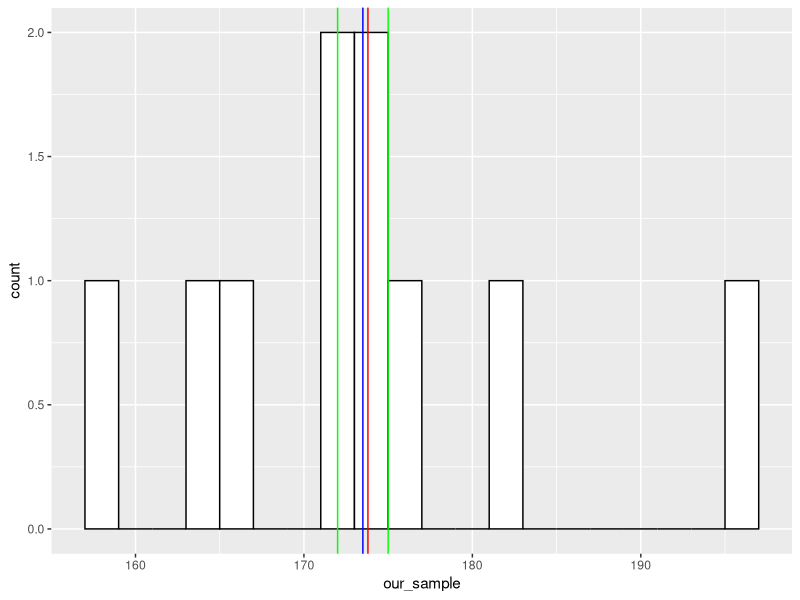
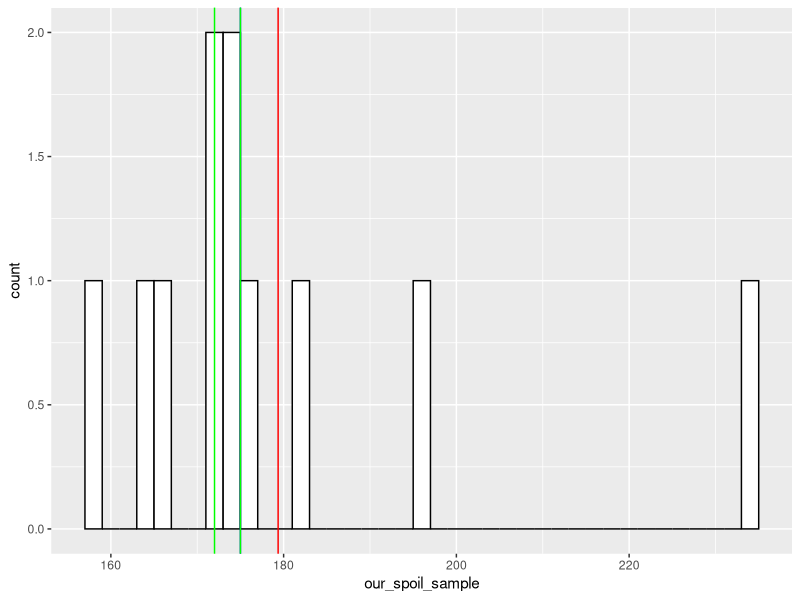
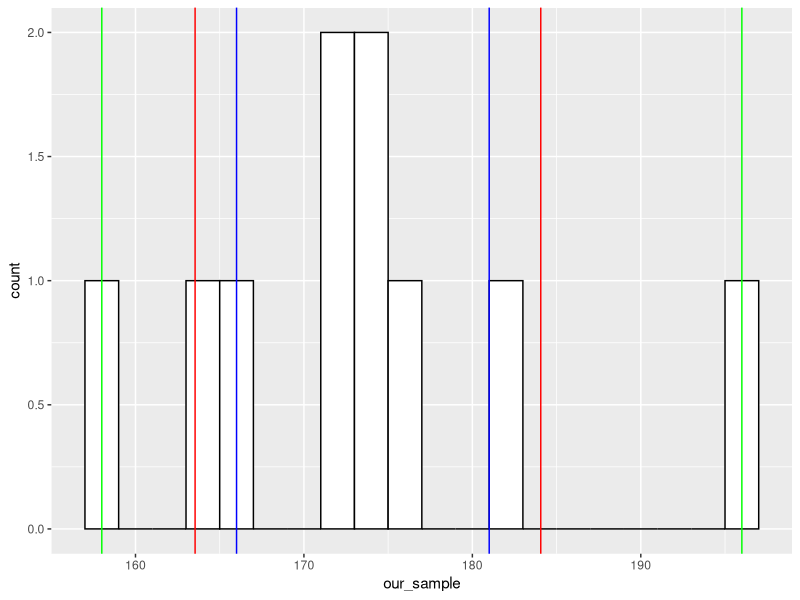
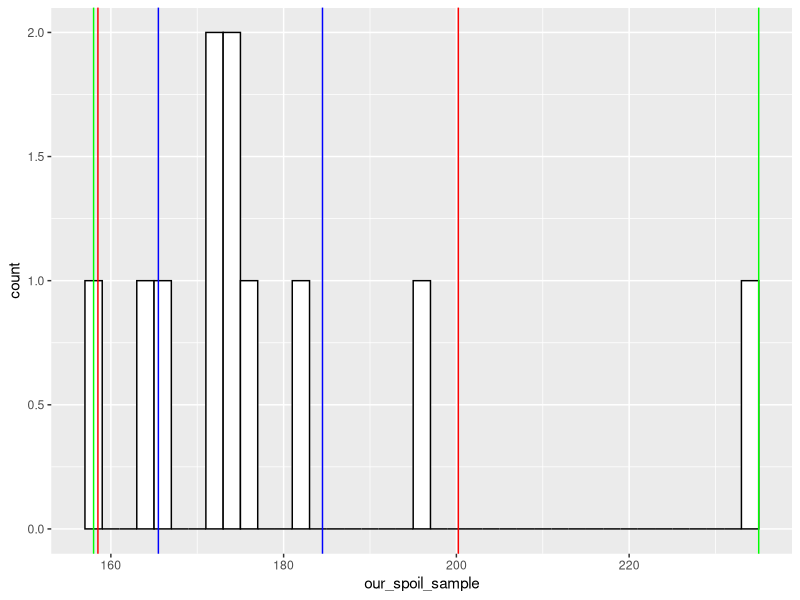
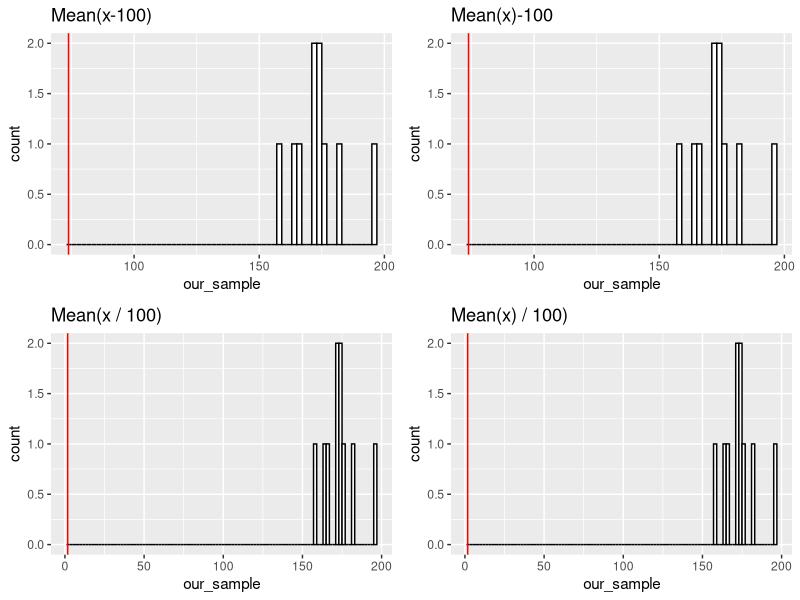
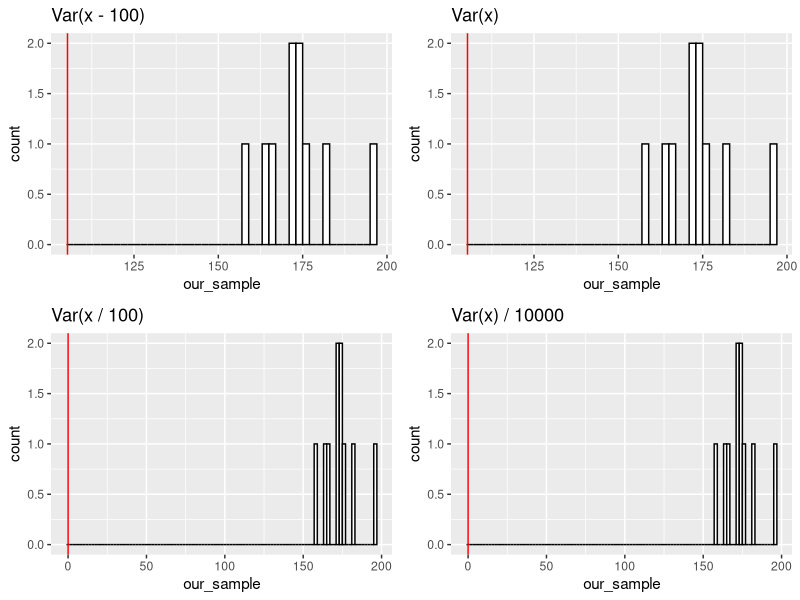
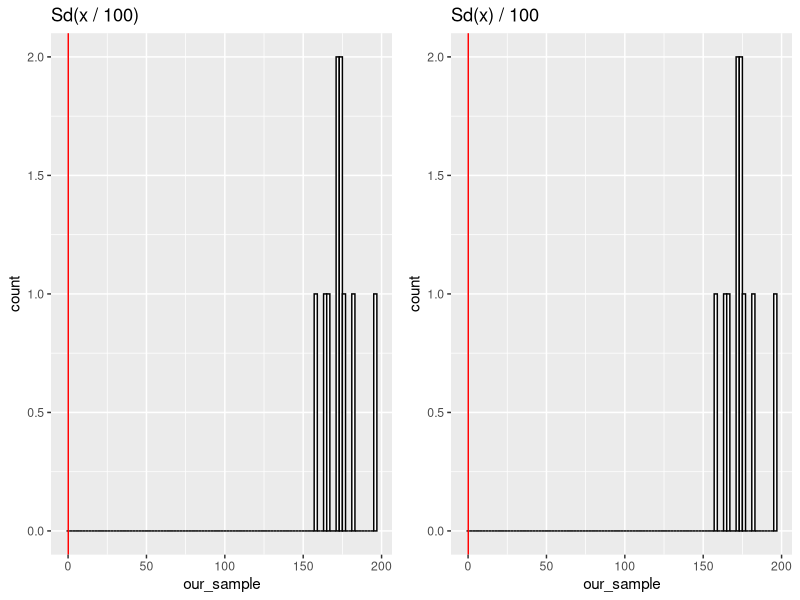
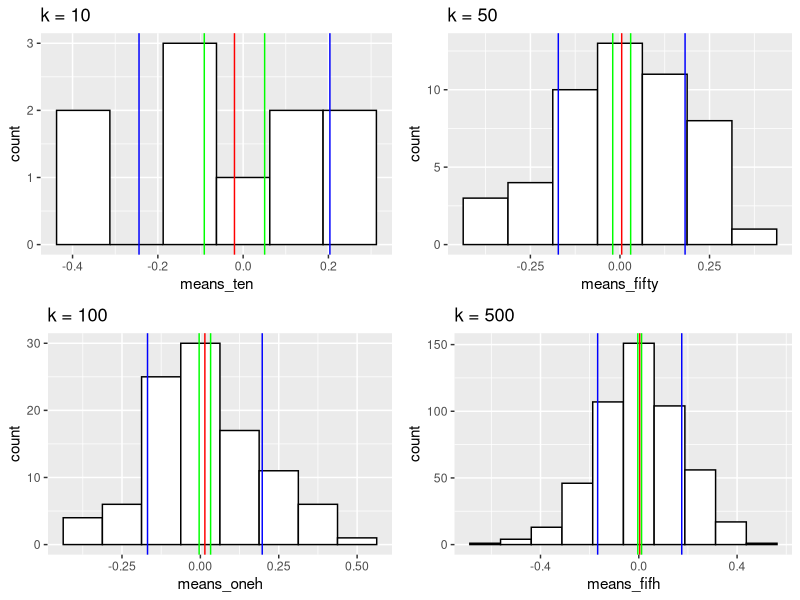

Source code (R) for these figures, in order:
## ---- chunk 1
library('ggplot2')
library('ggpubr')
## ---- chunk 2
our_sample <- c(175, 176, 182, 165, 167, 172, 175,196, 158, 172)
## ---- chunk 3
mean(our_sample)
my_mean <- function(x){
  print(sum(x)/length(x))
}
my_mean(our_sample)
## ---- chunk 4
mean(our_sample, trim = 0.1)
## ---- chunk 5
median(our_sample)
my_median <- function(x){
if (length(x) %% 2 == 0) {
  print((sort(x)[length(x)/2] + sort(x)[(length(x)/2) + 1])/2)
}
  else {
    print((sort(x)[(length(x)/2) + 1]))
    }
}
my_median(our_sample)
## ---- chunk 6
my_mode <- function(x) {
t <- table(x)
print(as.numeric(names(t[t == max(t)])))
}
my_mode(our_sample)
## ---- chunk 7
ggplot() + 
  aes(our_sample) + 
  geom_histogram(binwidth=2, colour="black", fill="white") +
  geom_vline(xintercept=mean(our_sample), color="red") +
  geom_vline(xintercept=median(our_sample), color="blue") +
  geom_vline(xintercept=my_mode(our_sample), color="green")
## ---- chunk 8
our_spoil_sample <- c(175, 176, 182, 165, 167, 172, 175,196, 158, 172, 235)
## ---- chunk 9
mean(our_spoil_sample)
my_mean(our_spoil_sample)
## ---- chunk 10
median(our_spoil_sample)
my_median(our_spoil_sample)
## ---- chunk 11
my_mode(our_spoil_sample)
## ---- chunk 12
ggplot() + 
  aes(our_spoil_sample) + 
  geom_histogram(binwidth=2, colour="black", fill="white") +
  geom_vline(xintercept=mean(our_spoil_sample), color="red") +
  geom_vline(xintercept=median(our_spoil_sample), color="blue") +
  geom_vline(xintercept=my_mode(our_spoil_sample), color="green") 

## ---- chunk 13
var(our_sample)
my_var <- function(x){
 n <- sapply(x, function(a)(a - mean(x))^2)
 print(sum(n)/(length(x)-1))
}
my_var(our_sample)
## ---- chunk 14
sd(our_sample)
my_sd <- function(x){
 n <- sapply(x, function(a)(a - mean(x))^2)
 print((sum(n)/(length(x)-1))^0.5)
}
my_sd(our_sample)
## ---- chunk 15
ggplot() + 
  aes(our_sample) + 
  geom_histogram(binwidth=2, colour="black", fill="white") +
  geom_vline(xintercept=c(median(our_sample) + 
                            IQR(our_sample),median(our_sample) - IQR(our_sample)), color="blue") +
  geom_vline(xintercept=c(mean(our_sample) + 
                            sd(our_sample),mean(our_sample) - sd(our_sample)), color="red") +
  geom_vline(xintercept=range(our_sample), color="green")

## ---- chunk 16
var(our_spoil_sample)
my_var(our_spoil_sample)
## ---- chunk 17
sd(our_spoil_sample)
my_sd(our_spoil_sample)
## ---- chunk 18
ggplot() + 
  aes(our_spoil_sample) + 
  geom_histogram(binwidth=2, colour="black", fill="white") +
  geom_vline(xintercept=c(median(our_spoil_sample) + 
                            IQR(our_spoil_sample),median(our_spoil_sample) - 
                            IQR(our_spoil_sample)), color="blue") +
  geom_vline(xintercept=c(mean(our_spoil_sample) + 
                            sd(our_spoil_sample),mean(our_spoil_sample) - 
                            sd(our_spoil_sample)), color="red") +
  geom_vline(xintercept=range(our_spoil_sample), color="green")

## ---- chunk 19
sum_table <- matrix(c(mean(our_sample), mean(our_sample - 100), mean(our_sample / 100), 
                      var(our_sample), var(our_sample - 100),var(our_sample / 100), 
                      sd(our_sample), sd(our_sample - 100), sd(our_sample / 100)), ncol = 3, byrow = TRUE)

colnames(sum_table) <- c("X","X-100","X/100")
rownames(sum_table) <- c("mean","var","sd")
sum_table <- as.table(sum_table)
## ---- chunk 20
sum_table
## ---- chunk 21
abs(sum(our_sample - mean(our_sample)) - 0) < 0.000000001
## ---- chunk 22
a <- ggplot() + 
  aes(our_sample) + 
  geom_histogram(binwidth=2, colour="black", fill="white") +
  geom_vline(xintercept=mean(our_sample-100), color="red") +
  ggtitle(label = 'Mean(x-100)')

b <- ggplot() + 
  aes(our_sample) + 
  geom_histogram(binwidth=2, colour="black", fill="white") +
  geom_vline(xintercept=(mean(our_sample) -100), color="red") + 
  ggtitle(label = 'Mean(x)-100')

c <- ggplot() + 
  aes(our_sample) + 
  geom_histogram(binwidth=2, colour="black", fill="white") +
  geom_vline(xintercept=(mean(our_sample/100)), color="red") + 
  ggtitle(label = 'Mean(x / 100)')
d <- ggplot() + 
  aes(our_sample) + 
  geom_histogram(binwidth=2, colour="black", fill="white") +
  geom_vline(xintercept=(mean(our_sample)/100), color="red") + 
  ggtitle(label = 'Mean(x) / 100)')

ggarrange(a, b, c, d, ncol = 2, nrow = 2)
## ---- chunk 23
e <- ggplot() + 
  aes(our_sample) + 
  geom_histogram(binwidth=2, colour="black", fill="white") +
  geom_vline(xintercept=(var(our_sample - 100)), color="red") + 
  ggtitle(label = 'Var(x - 100)')
f <- ggplot() + 
  aes(our_sample) + 
  geom_histogram(binwidth=2, colour="black", fill="white") +
  geom_vline(xintercept=(var(our_sample)), color="red") + 
  ggtitle(label = 'Var(x)')
g <- ggplot() + 
  aes(our_sample) + 
  geom_histogram(binwidth=2, colour="black", fill="white") +
  geom_vline(xintercept=(var(our_sample/100)), color="red") + 
  ggtitle(label = 'Var(x / 100)')
k <- ggplot() + 
  aes(our_sample) + 
  geom_histogram(binwidth=2, colour="black", fill="white") +
  geom_vline(xintercept=(var(our_sample/10000)), color="red") + 
  ggtitle(label = 'Var(x) / 10000')
ggarrange(e, f, g, k, ncol = 2, nrow = 2)
## ---- chunk 24
l <- ggplot() + 
  aes(our_sample) + 
  geom_histogram(binwidth=2, colour="black", fill="white") +
  geom_vline(xintercept=(sd(our_sample / 100)), color="red") + 
  ggtitle(label = 'Sd(x / 100)')
m <- ggplot() + 
  aes(our_sample) + 
  geom_histogram(binwidth=2, colour="black", fill="white") +
  geom_vline(xintercept=(sd(our_sample)/100), color="red") + 
  ggtitle(label = 'Sd(x) / 100')


## ---- chunk 25
ggarrange(l,m, ncol = 2, nrow = 1)
## ---- chunk 26
pnorm(156, 175, 10)
## ---- chunk 27
pnorm(198, 175, 10, lower.tail = FALSE)
## ---- chunk 28
pnorm(172, 175, 10) - pnorm(168, 175, 10)
## ---- chunk 29
pnorm(1) - pnorm(-1) # 68% of the data is within 1 standard deviation 
pnorm(2) - pnorm(-2) # 95% of the data is within 2 standard deviations
pnorm(3) - pnorm(-3) # 99.7% of the data is within 3 standard deviations
## ---- chunk 30
set.seed(42)
norm_sample <- rnorm(1000,175,10)
mean(norm_sample)
sd(norm_sample)
## ---- chunk 31
stand_norm_sample <- scale(norm_sample)
mean(norm_sample)
sd(norm_sample)
## ---- chunk 32
set.seed(42)
large_population <- rnorm(1000000)
my_samples_ten <- replicate(10, sample(large_population, 30)) #k  = 10
means_ten <- colMeans(my_samples_ten)
my_samples_fifty <- replicate(50, sample(large_population, 30)) #k = 50
means_fifty <- colMeans(my_samples_fifty)
my_samples_oneh <- replicate(100, sample(large_population, 30)) #k = 100
means_oneh <- colMeans(my_samples_oneh)
my_samples_fifh <- replicate(500, sample(large_population, 30)) #k = 500
means_fifh <- colMeans(my_samples_fifh)

se <- function(x) sqrt(var(x)/length(x))
means_table <- matrix(c(mean(means_ten), sd(means_ten), se(means_ten), 
                      mean(means_fifty), sd(means_fifty), se(means_fifty), 
                      mean(means_oneh), sd(means_oneh), se(means_oneh),
                      mean(means_fifh), sd(means_fifh), se(means_fifh)), ncol = 3, byrow = TRUE)

colnames(means_table) <- c("mean","sd","SE")
rownames(means_table) <- c("10","50","100", "500")
means_table <- as.table(means_table)
## ---- chunk 33
means_table
## ---- chunk 34
n <- ggplot() + 
  aes(means_ten) + 
  geom_histogram(binwidth=0.125, colour="black", fill="white") +
  geom_vline(xintercept=mean(means_ten), color="red") +
  geom_vline(xintercept=c(mean(means_ten) + sd(means_ten), 
                          mean(means_ten) - sd(means_ten)), color="blue") +
  geom_vline(xintercept=c(mean(means_ten) + se(means_ten), 
                          mean(means_ten) - se(means_ten)), color="green") +
  ggtitle(label = 'k = 10')

o <- ggplot() + 
  aes(means_fifty) + 
  geom_histogram(binwidth=0.125, colour="black", fill="white") +
  geom_vline(xintercept=mean(means_fifty), color="red") +
  geom_vline(xintercept=c(mean(means_fifty) + sd(means_fifty), 
                          mean(means_fifty) - sd(means_fifty)), color="blue") +
  geom_vline(xintercept=c(mean(means_fifty) + se(means_fifty),
                          mean(means_fifty) - se(means_fifty)), color="green") +
  ggtitle(label = 'k = 50')

p <- ggplot() + 
  aes(means_oneh) + 
  geom_histogram(binwidth=0.125, colour="black", fill="white") +
  geom_vline(xintercept=mean(means_oneh), color="red") +
  geom_vline(xintercept=c(mean(means_oneh) + sd(means_oneh), 
                          mean(means_oneh) - sd(means_oneh)), color="blue") +
  geom_vline(xintercept=c(mean(means_oneh) + se(means_oneh),
                          mean(means_oneh) - se(means_oneh)), color="green") +
  ggtitle(label = 'k = 100')

k <- ggplot() + 
  aes(means_fifh) + 
  geom_histogram(binwidth=0.125, colour="black", fill="white") +
  geom_vline(xintercept=mean(means_fifh), color="red") +
  geom_vline(xintercept=c(mean(means_fifh) + sd(means_fifh), 
                          mean(means_fifh) - sd(means_fifh)), color="blue") +
  geom_vline(xintercept=c(mean(means_fifh) + se(means_fifh),
                          mean(means_fifh) - se(means_fifh)), color="green") +
  ggtitle(label = 'k = 500')

ggarrange(n, o, p, k, ncol = 2, nrow = 2)
